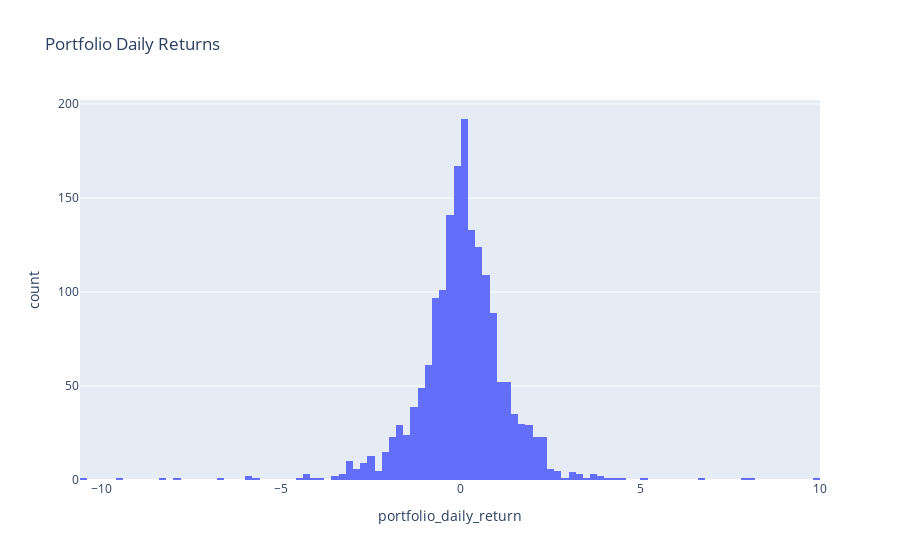

The cell this chart's notebook holds for it:
### Code cell
# plot histogram of daily returns
fig = px.histogram(df_allocation, x="portfolio_daily_return", title='Portfolio Daily Returns')
fig.show()

### Figure 1 — Plotly figure (JSON) as saved in the notebook; plotly's stock layout.template omitted (floating-point values rounded to 4 significant figures; data arrays with more than 128 entries replaced by an {"elided": "..."} marker saying what was removed)
{"data": [{"alignmentgroup": "True", "bingroup": "x", "hovertemplate": "portfolio_daily_return=%{x}<br>count=%{y}<extra></extra>", "legendgroup": "", "marker": {"color": "#636efa", "pattern": {"shape": ""}}, "name": "", "offsetgroup": "", "orientation": "v", "showlegend": false, "type": "histogram", "x": {"elided": "1732 float values"}, "xaxis": "x", "yaxis": "y"}], "layout": {"barmode": "relative", "legend": {"tracegroupgap": 0}, "title": {"text": "Portfolio Daily Returns"}, "xaxis": {"anchor": "y", "domain": [0, 1], "title": {"text": "portfolio_daily_return"}}, "yaxis": {"anchor": "x", "domain": [0, 1], "title": {"text": "count"}}}}
